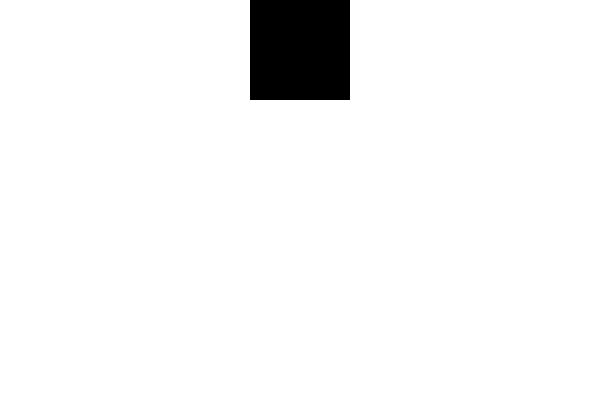
Frame 1 (no input)
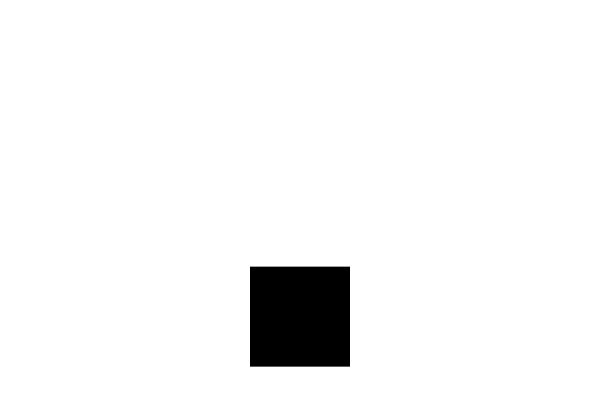
Frame 60 (the mouse pressed at the canvas centre just before this capture)
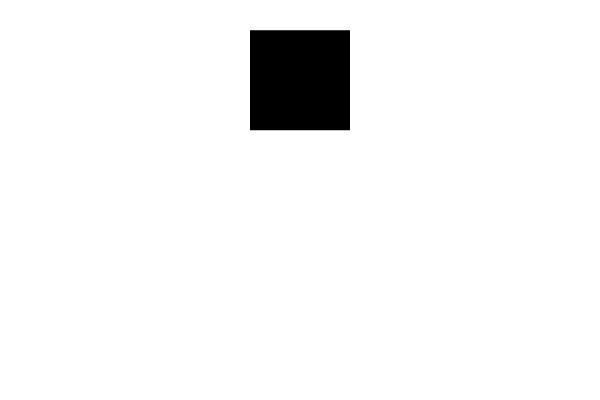
Frame 120 (the mouse held since frame 60 and released just before this capture)

The Processing sketch that drew these frames (run headless with seeded random() and noise(); from frame 60 on, the mouse is pressed at the canvas centre):

// Processing sketch: motion_09_gravity
// ── motion_09_gravity.pde
int s = 100;
float y = s/2;
float speed = 0;
float gravity = 0.2;  

void setup() {
  size(600,400);
  background(255);
  rectMode(CENTER);
  noStroke();
  frameRate(15);
}

void draw() {
  background(255);
  // Add speed to location.
  y = y + speed;
  // Add gravity to speed.
  speed = speed + gravity;
  // When the rect reaches the bottom reverse direction.
  if (y > height - s/2) {
    // Multiplying by -0.95 instead of -1 slows the square each time
    // This is known as a "dampening" effect and is more realistic.
    speed = speed * -0.95;  
  }
  fill(0);
  rect(width/2, y, s, s);
}
